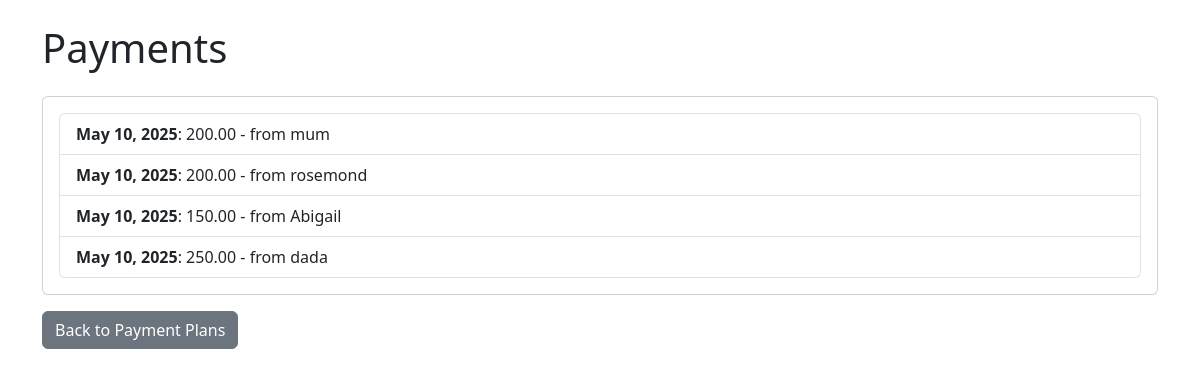
Page /books/payments/4/ (signed in) on the committed database.
### book_store/models.py (models this page shows, shortened)
class Payment(models.Model):
    payment_plan = models.ForeignKey(PaymentPlan, on_delete=models.CASCADE, related_name='payments')
    amount = models.DecimalField(max_digits=10, decimal_places=2)
    date = models.DateField(auto_now_add=True)
    description = models.CharField(max_length=200, blank=True)

### book_store/views.py (the view)
# urls.py: path('payments/<int:payment_plan_id>/', PaymentListView.as_view(), name='payment_list'),
class PaymentListView(LoginRequiredMixin, ListView):
    model = Payment
    template_name = 'students/payment_list.html'
    context_object_name = 'payments'
    def get_queryset(self):
        payment_plan_id = self.kwargs['payment_plan_id']
        return Payment.objects.filter(payment_plan_id=payment_plan_id)

### book_store/templates/students/payment_list.html (shortened to what this page needs)
<!DOCTYPE html>
<html lang="en">
<head>
 <link href="https://cdn.jsdelivr.net/npm/bootstrap@5.3.0/dist/css/bootstrap.min.css" rel="stylesheet">
</head>
<body>
 <div class="container mt-4">
  <h1 class="mb-4">Payments</h1>
  <div class="card">
   <div class="card-body">
    {% if payments %}
    <ul class="list-group">
     {% for payment in payments %}
     <li class="list-group-item">
      <strong>{{ payment.date }}</strong>: {{ payment.amount }} - {{ payment.description }}
     </li>
     {% endfor %}
    </ul>
    {% else %}
    <p>No payments found.</p>
    {% endif %}
   </div>
  </div>
  <a href="{% url 'payment_plan_list' %}" class="btn btn-secondary mt-3">Back to Payment Plans</a>
 </div>
</body>
</html>

### rows in the picture
Payment: date "May 10, 2025", amount "200.00", description "from mum"
Payment: date "May 10, 2025", amount "200.00", description "from rosemond"
Payment: date "May 10, 2025", amount "150.00", description "from Abigail"
Payment: date "May 10, 2025", amount "250.00", description "from dada"
